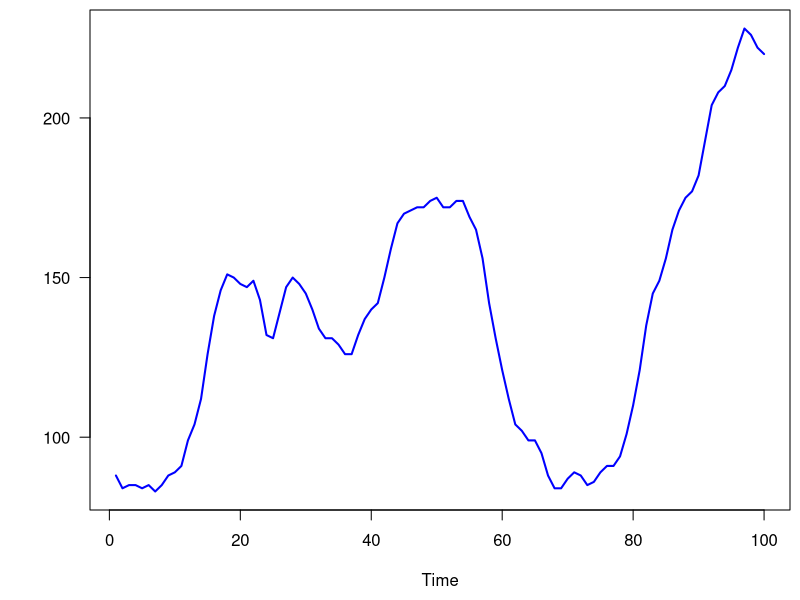
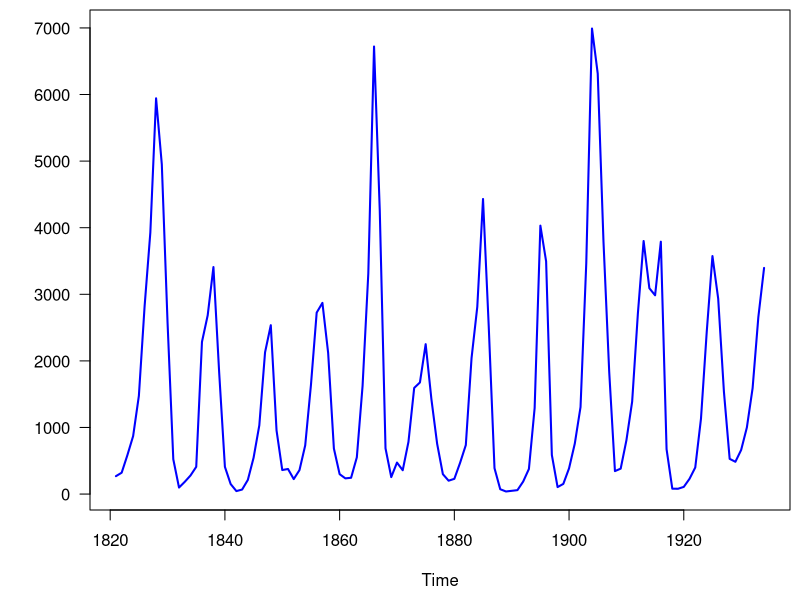
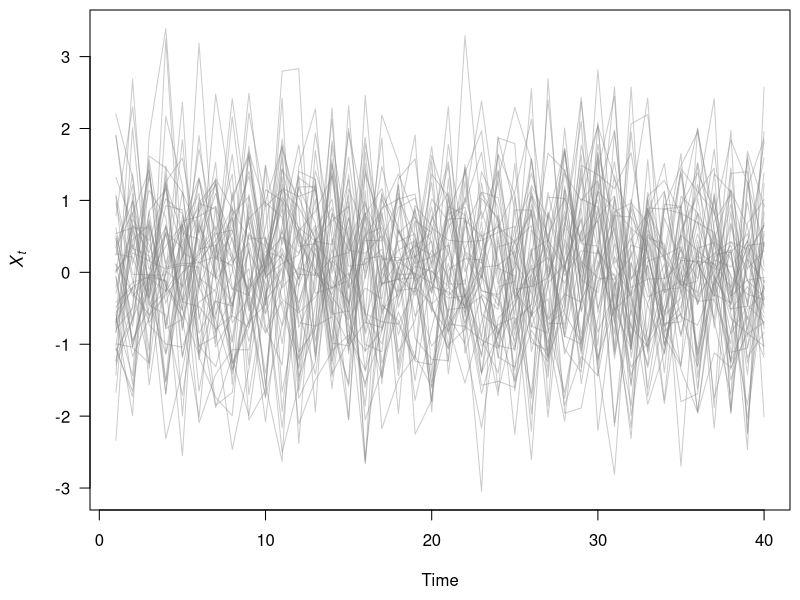
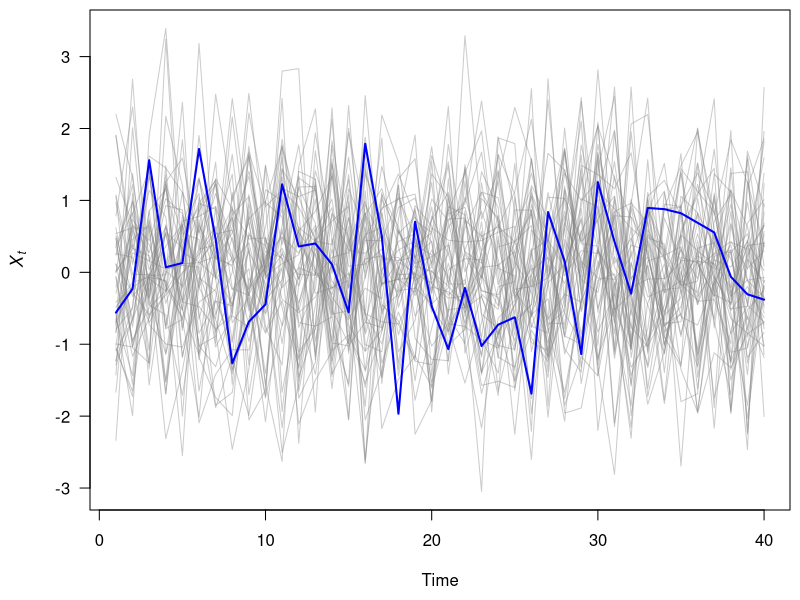
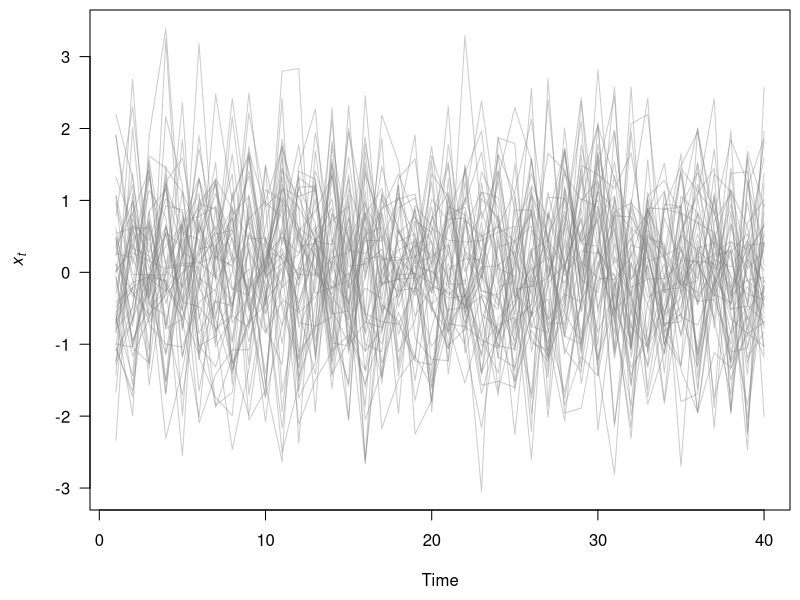
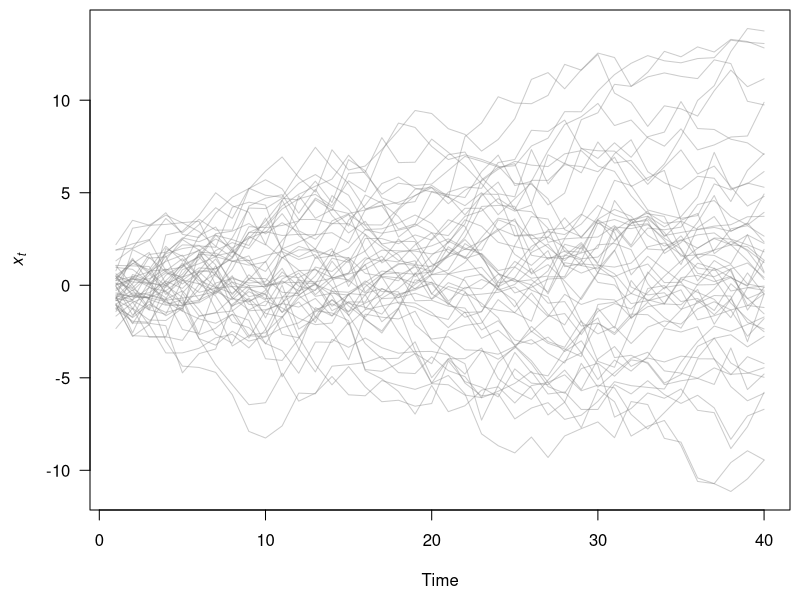
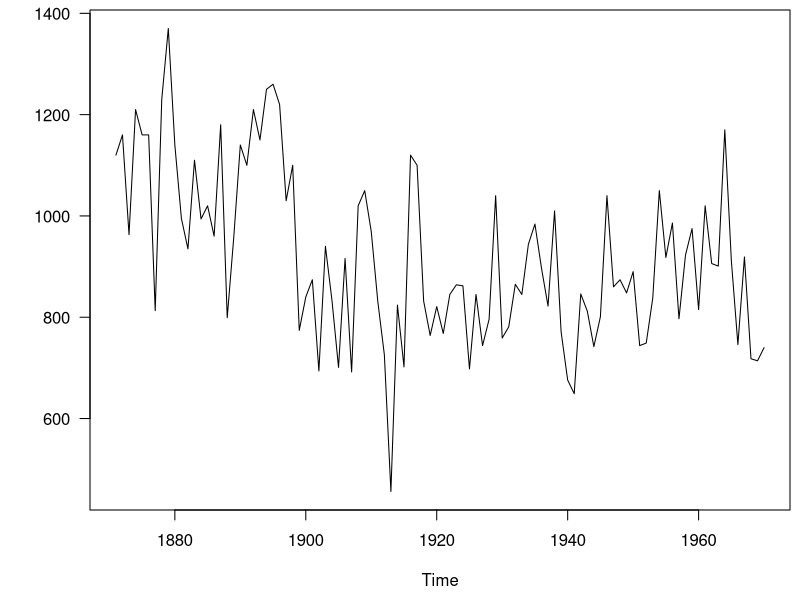
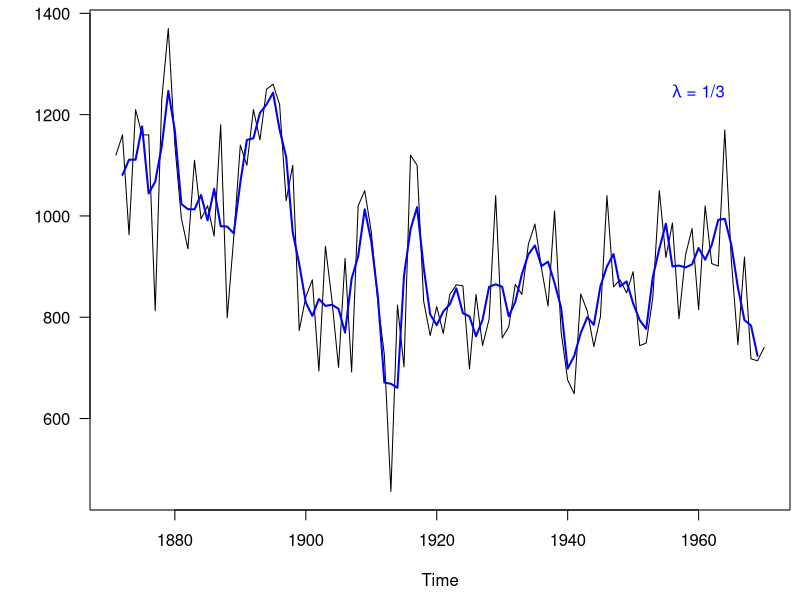

The R script that drew these images, in order:
## ---- chunk 1
knitr::opts_chunk$set(echo = FALSE)
## ---- chunk 2
data(WWWusage)
par(mai = c(0.9,0.9,0.1,0.1), omi = c(0,0,0,0))
plot.ts(WWWusage, ylab = "", las = 1, col = "blue", lwd = 2)
## ---- chunk 3
data(lynx)
par(mai = c(0.9,0.9,0.1,0.1), omi = c(0,0,0,0))
plot.ts(lynx, ylab = "", las = 1, col = "blue", lwd = 2)
## ---- chunk 4
set.seed(123)
nn <- 50
tt <- 40
ww <- matrix(rnorm(nn*tt), tt, nn)
par(mai = c(0.9,0.9,0.1,0.1), omi = c(0,0,0,0))

matplot(ww, type="l", lty="solid",  las = 1,
        ylab = expression(italic(X[t])), xlab = "Time",
        col = gray(0.5, 0.4))
## ---- chunk 5
par(mai = c(0.9,0.9,0.1,0.1), omi = c(0,0,0,0))
matplot(ww, type="l", lty="solid",  las = 1,
        ylab = expression(italic(X[t])), xlab = "Time",
        col = gray(0.5, 0.4))
lines(ww[,1], col = "blue", lwd = 2)
## ---- chunk 6
par(mai = c(0.9,0.9,0.1,0.1), omi = c(0,0,0,0))

matplot(ww, type="l", lty="solid",  las = 1,
        ylab = expression(italic(x[t])), xlab = "Time",
        col = gray(0.5, 0.4))
## ---- chunk 7
par(mai = c(0.9,0.9,0.1,0.1), omi = c(0,0,0,0))

matplot(apply(ww, 2, cumsum), type="l", lty="solid",  las = 1,
        ylab = expression(italic(x[t])), xlab = "Time",
        col = gray(0.5, 0.4))
## ---- chunk 8
par(mai = c(0.9,0.9,0.1,0.1), omi = c(0,0,0,0))

plot.ts(Nile, las = 1, ylab = "")
## ---- chunk 9
par(mai = c(0.9,0.9,0.1,0.1), omi = c(0,0,0,0))

plot.ts(Nile, las = 1, ylab = "")
## weights for moving avg
fltr <- c(1,1,1)/3
trend <- filter(Nile, filter=fltr, method="convo", sides=2)
lines(trend, col = "blue", lwd = 2)
text(x = 1960, y = max(trend, na.rm = TRUE),
     labels = expression(paste(lambda, " = 1/3")),
     adj = c(0.5,0.5), col = "blue")
## ---- chunk 10
par(mai = c(0.9,0.9,0.1,0.1), omi = c(0,0,0,0))

plot.ts(Nile, las = 1, ylab = "")
## weights for moving avg
fltr2 <- rep(1,9)/9
trend2 <- filter(Nile, filter=fltr2, method="convo", sides=2)
lines(trend, col = "blue", lwd = 2)
lines(trend2, col = "darkorange", lwd = 2)
text(x = 1960, y = max(trend, na.rm = TRUE),
     labels = expression(paste(lambda, " = 1/3")),
     adj = c(0.5,0.5), col = "blue")
text(x = 1960, y = max(trend, na.rm = TRUE)*1.05,
     labels = expression(paste(lambda, " = 1/9")),
     adj = c(0.5,0.5), col = "darkorange")
